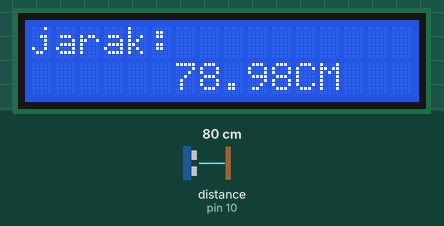
Bench run of a sketch on a simulated Arduino Uno, built with avr-gcc and run on an emulated ATmega328P. Shown: 16×2 character LCD. Wiring (inferred from the names in the program): ultrasonic range finder: trigger pin 9; echo pin 10. The inputs (shaded band) are chosen by the test bench; at power-on: distance to the obstacle (sensor on pin 10) 80 cm. The echo pulse lasts 58.3 µs per cm.

Above: at 1.6 s.
1.7 s: distance to the obstacle (sensor on pin 10) set to 2 cm
At 2.6 s:
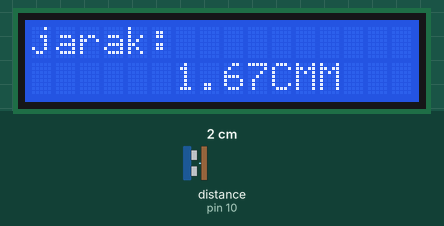
3.8 s: distance to the obstacle (sensor on pin 10) set to 4 cm
At 4.5 s:
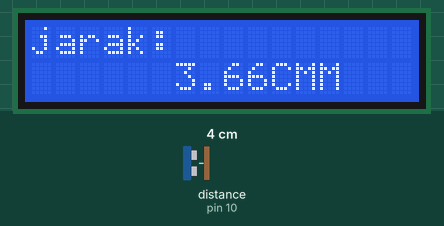
5.5 s: distance to the obstacle (sensor on pin 10) set to 35 cm
At 6.3 s:
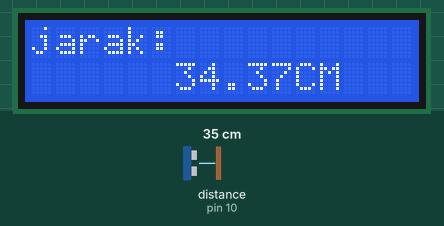
Timing chart, 0 to 8.5 s (numbered marks = the images above; inputs shaded):
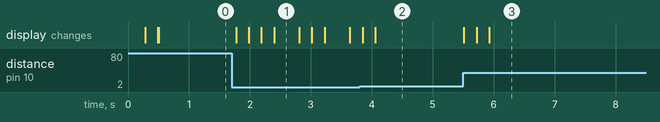

Measured:
- after the input at 1.7 s, the display: first changes after 0.08 s (image 1 shows a later state)
- after the input at 5.5 s, the display: changes at once (image 3)
- what the display in image 1 shows lasts 0.4 s, from 2.4 s to 2.8 s

The sketch:

UNIT4_Program_1_Ultra_Sonic.ino
```cpp
#include <Wire.h>
#include <LiquidCrystal_I2C.h>

LiquidCrystal_I2C lcd(0x27, 16, 2);

#define echoPin 10
#define trigPin 9

unsigned int waktu;
float jarak;

void setup() {
  pinMode(echoPin, INPUT);  // PIN 10
  pinMode(trigPin, OUTPUT); // PIN 9
  lcd.init();
  lcd.backlight();

  lcd.setCursor(1, 0);
  lcd.print("ukur jarak");
  delay(200);

  lcd.setCursor(3, 0);
  lcd.print("HC SR04");
  delay(200);

  lcd.clear();
  lcd.setCursor(0, 0);
  lcd.print("jarak:");
}

void loop() {
  digitalWrite(trigPin, LOW);
  delayMicroseconds(2);
  digitalWrite(trigPin, HIGH);
  delayMicroseconds(10);
  digitalWrite(trigPin, LOW);

  waktu = pulseIn(echoPin, HIGH);
  jarak = (0.034 * waktu) / 2;

  lcd.setCursor(6, 1);
  lcd.print(jarak);
  lcd.print("CM");

  delay(200);
}
```
